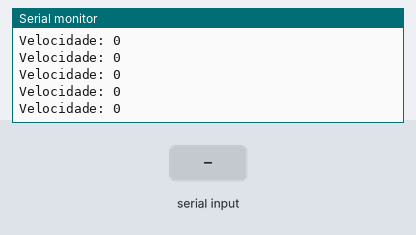
A sketch run on a simulated Arduino Uno, built with avr-gcc and run on an emulated ATmega328P. On the bench: the last lines printed to the serial monitor. The test bench sets the inputs (shaded band). No radio packets arrive unless stated.

Above: at 1.2 s.
1.3 s: "0" received over Serial
At 1.43 s:
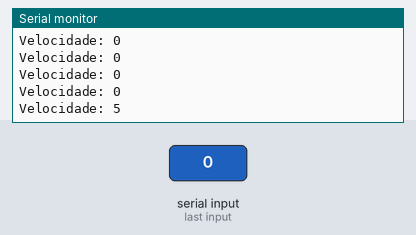
2.8 s: byte 52 (52) received over Serial
At 2.96 s:
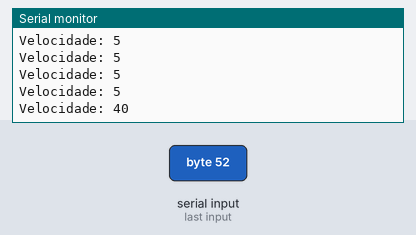
4.3 s: byte 53 (53) received over Serial
At 4.59 s:
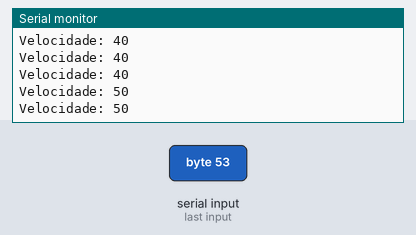
5.8 s: "1" received over Serial
At 5.91 s:
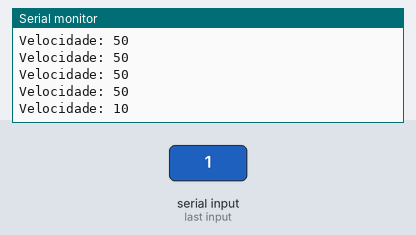
Timing chart, 0 to 8.3 s (numbered marks = the images above; inputs shaded):
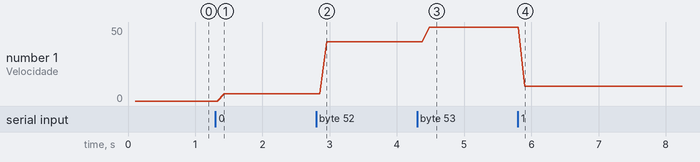

Measured:
- after the input at 1.3 s, the serial monitor: prints a new line after 0.13 s (image 1)
- after the input at 2.8 s, the serial monitor: prints a new line after 0.15 s (image 2)
- after the input at 4.3 s, the serial monitor: prints a new line after 0.18 s (image 3)
- after the input at 5.8 s, the serial monitor: prints a new line after 0.11 s (image 4)
- plotted number 1: 0 → 5 after the input at 1.3 s, 5 → 40 after the input at 2.8 s, 40 → 50 after the input at 4.3 s, 50 → 10 after the input at 5.8 s

The sketch:

NRFTransmitter.ino
```cpp
#include <SPI.h>
#include <nRF24L01.h>
#include <RF24.h>

RF24 radio(6, 11); // CE, CSN
const byte address[6] = "node1";

//
int asciRead = 0;
int spd = 0;

void setup() {
  Serial.begin(9600);
  radio.begin();
  radio.setPALevel(RF24_PA_MIN);
  radio.setDataRate(RF24_2MBPS);
  radio.setChannel(124);
  radio.openWritingPipe(address);
  radio.stopListening();
}

void loop() {
  asciRead = 0;
  if (Serial.available() > 0) {
    asciRead = Serial.read();
  }
  setSpeed(asciRead);
  sendData();
  Serial.print("Velocidade: ");
  Serial.println(spd);
}

void sendData() {
  radio.write(&spd, sizeof(spd));
  delay(100);
}

void setSpeed(int asciRead) {
  switch (asciRead) {
    case 122:
      spd = 0;
      break;
    case 90:
      spd = 0;
      break;
    case 48:
      spd = 5;
      break;
    case 49:
      spd = 10;
      break;
    case 50:
      spd = 20;
      break;
    case 51:
      spd = 30;
      break;
    case 52:
      spd = 40;
      break;
    case 53:
      spd = 50;
      break;
    case 54:
      spd = 60;
      break;
    case 55:
      spd = 70;
      break;
    case 56:
      spd = 80;
      break;
    case 57:
      spd = 90;
      break;
    case 109:
      spd = 100;
      break;
    case 77:
      spd = 100;
      break;
    case 43:
      spd = spd + 5;
      break;
    case 45:
      spd = spd - 5;
      break;
    default:
      break;
  }
  if (spd < 0) spd = 0;
  if (spd > 100) spd = 100;
}
```
